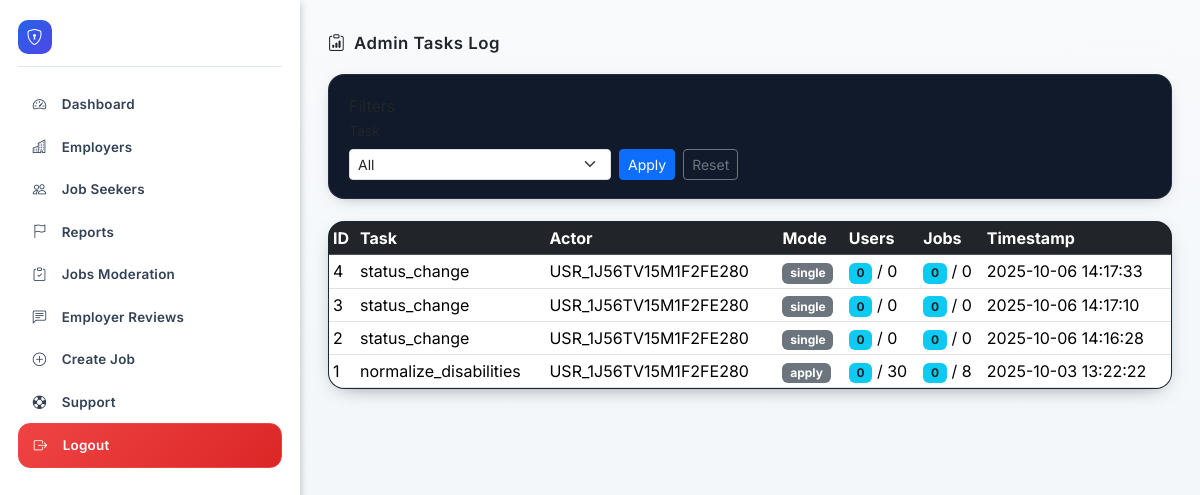
Page /admin_tasks_log.php (signed in) on the earlier database version.
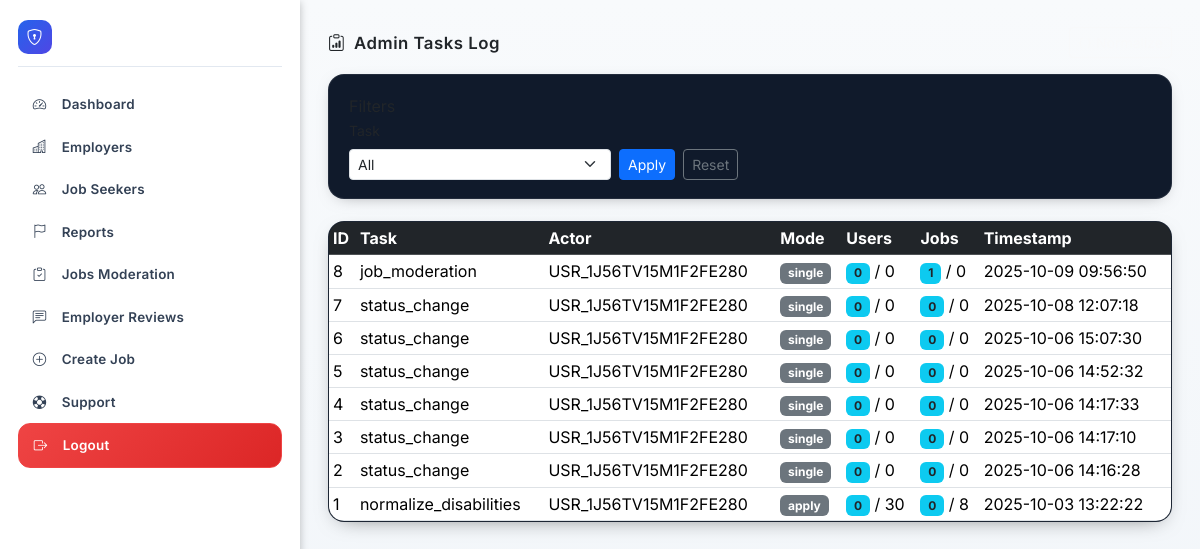
Same page on the later database version.
### tables this page shows
CREATE TABLE `admin_tasks_log` (
  `id` int(11) NOT NULL,
  `task` varchar(100) NOT NULL,
  `actor_user_id` varchar(40) NOT NULL,
  `mode` varchar(20) NOT NULL,
  `users_scanned` int(11) NOT NULL DEFAULT 0,
  `users_updated` int(11) NOT NULL DEFAULT 0,
  `jobs_scanned` int(11) NOT NULL DEFAULT 0,
  `jobs_updated` int(11) NOT NULL DEFAULT 0,
  `details` text DEFAULT NULL,
  `created_at` timestamp NOT NULL DEFAULT current_timestamp()
);

### admin_tasks_log.php (the view, shortened to what this page needs)
<?php
$pdo = Database::getConnection();
$page = max(1, (int)($_GET['p'] ?? 1));
$perPage = 20;
$offset = ($page - 1) * $perPage;
$where = '1=1';
$rows = [];
try {
    $sql = "SELECT id, task, actor_user_id, mode, users_scanned, users_updated, jobs_scanned, jobs_updated, created_at FROM admin_tasks_log WHERE $where ORDER BY created_at DESC LIMIT ? OFFSET ?";
    $st = $pdo->prepare($sql);
    $i = 1;
    $st->bindValue($i++, $perPage, PDO::PARAM_INT);
    $st->bindValue($i++, $offset, PDO::PARAM_INT);
    $st->execute();
    $rows = $st->fetchAll(PDO::FETCH_ASSOC) ?: [];
} catch (Throwable $e) {
    $rows = [];
}
include 'includes/header.php';
?>
<div class="admin-layout">
    <?php $currentPage = 'admin_tasks_log.php';
    include 'includes/admin_sidebar.php'; ?>
    <div class="admin-main">
        <div class="dash-header" style="display:flex;align-items:center;justify-content:space-between;gap:1rem;margin-bottom:1rem;flex-wrap:wrap;">
            <h2 style="font-size:1.05rem;font-weight:600;letter-spacing:.5px;display:flex;align-items:center;gap:.55rem;margin:0"><i class="bi bi-clipboard-data"></i> Admin Tasks Log</h2>
            <div class="d-flex gap-2">
                <a href="admin_normalize_disabilities_ui.php" class="btn btn-sm btn-outline-light"><i class="bi bi-braces me-1"></i>Normalize</a>
            </div>
        </div>
        <div class="section-card" style="border:1px solid rgba(255,255,255,.08);background:#101a2b;border-radius:16px;padding:1.15rem 1.25rem;margin-bottom:1.4rem;box-shadow:0 4px 18px -10px rgba(0,0,0,.55);">
            <div class="section-title">Filters</div>
            <form class="row g-2 align-items-end" method="get">
                <div class="col-md-4">
                    <label class="form-label small">Task</label>
                    <select name="task" class="form-select form-select-sm">
                        <option value="">All</option>
                    </select>
                </div>
                <div class="col-auto"><button class="btn btn-sm btn-primary">Apply</button></div>
                <div class="col-auto"><a class="btn btn-sm btn-outline-secondary" href="admin_tasks_log.php">Reset</a></div>
            </form>
        </div>
        <div class="table-wrapper" style="position:relative;border:1px solid rgba(255,255,255,.06);background:#0f1827;border-radius:16px;overflow:hidden;box-shadow:0 6px 22px -12px rgba(0,0,0,.65)">
            <div class="table-responsive">
                <table class="table table-sm mb-0">
                    <thead class="table-dark">
                        <tr>
                            <th>ID</th>
                            <th>Task</th>
                            <th>Actor</th>
                            <th>Mode</th>
                            <th>Users</th>
                            <th>Jobs</th>
                            <th>Timestamp</th>
                        </tr>
                    </thead>
                    <tbody>
                        <?php if (!$rows): ?>
                            <tr>
                                <td colspan="7" class="text-center text-secondary">No logs found.</td>
                            </tr>
                            <?php else: foreach ($rows as $r): ?>
                                <tr>
                                    <td><?php echo (int)$r['id']; ?></td>
                                    <td><?php echo htmlspecialchars($r['task']); ?></td>
                                    <td><?php echo htmlspecialchars($r['actor_user_id']); ?></td>
                                    <td><span class="badge bg-secondary"><?php echo htmlspecialchars($r['mode']); ?></span></td>
                                    <td><span class="badge bg-info text-dark"><?php echo (int)$r['users_updated']; ?></span> / <?php echo (int)$r['users_scanned']; ?></td>
                                    <td><span class="badge bg-info text-dark"><?php echo (int)$r['jobs_updated']; ?></span> / <?php echo (int)$r['jobs_scanned']; ?></td>
                                    <td><?php echo htmlspecialchars($r['created_at']); ?></td>
                                </tr>
                        <?php endforeach;
                        endif; ?>
                    </tbody>
                </table>
            </div>
        </div>
    </div>
</div>
<?php include 'includes/footer.php'; ?>

### includes/header.php (shortened to what this page needs)
<!doctype html>
<html lang="en" data-bs-theme="light">
<head>
<link href="https://cdn.jsdelivr.net/npm/bootstrap@5.3.3/dist/css/bootstrap.min.css" rel="stylesheet">
<link href="https://cdn.jsdelivr.net/npm/bootstrap-icons@1.11.3/font/bootstrap-icons.min.css" rel="stylesheet">
<?php $BASE = rtrim(BASE_URL, '/'); ?>
<link href="<?php echo $BASE; ?>/assets/styles.css?v=20250926b" rel="stylesheet">
</head>
<body>
<div class="page-wrapper">
  <main class="flex-grow-1">

### includes/admin_sidebar.php (shortened to what this page needs)
<?php
$adminNavItems = [
  ['file' => 'admin_dashboard.php', 'icon' => 'speedometer2', 'label' => 'Dashboard'],
  ['file' => 'admin_employers.php', 'icon' => 'buildings', 'label' => 'Employers'],
  ['file' => 'admin_job_seekers.php', 'icon' => 'people', 'label' => 'Job Seekers'],
  ['file' => 'admin_reports.php', 'icon' => 'flag', 'label' => 'Reports'],
  ['file' => 'admin_jobs_moderation.php', 'icon' => 'clipboard-check', 'label' => 'Jobs Moderation'],
  ['file' => 'admin_employer_reviews.php', 'icon' => 'chat-left-text', 'label' => 'Employer Reviews'],
  ['file' => 'admin_jobs_create.php', 'icon' => 'plus-circle', 'label' => 'Create Job'],
  ['file' => 'admin_support_tickets.php', 'icon' => 'life-preserver', 'label' => 'Support'],
  ['file' => 'logout.php', 'icon' => 'box-arrow-right', 'label' => 'Logout', 'class' => 'logout', 'confirm' => true],
];
?>
<aside class="admin-sidebar" id="adminSidebar" aria-label="Admin navigation">
  <div class="admin-sidebar-inner">
    <div class="admin-brand d-flex align-items-center mb-3">
      <span class="admin-brand-icon me-2"><i class="bi bi-shield-lock"></i></span>
      <span class="fw-semibold small">Admin Panel</span>
    </div>
    <nav class="admin-nav flex-grow-1">
      <ul class="list-unstyled m-0 p-0">
        <?php foreach ($adminNavItems as $item):
          $active = ($currentPage === $item['file']);
          $extraClass = isset($item['class']) ? ' '.$item['class'] : '';
        ?>
          <li>
            <a href="<?php echo $item['file']; ?>" class="admin-nav-link <?php echo $active?'active':''; ?><?php echo $extraClass; ?>" aria-current="<?php echo $active?'page':'false'; ?>"
               <?php if (!empty($item['confirm'])): ?> data-confirm-title="Log out" data-confirm="Are you sure you want to log out?" data-confirm-yes="Yes, log out" data-confirm-no="Cancel"<?php endif; ?>>
              <i class="bi bi-<?php echo $item['icon']; ?> me-2"></i>
              <span><?php echo htmlspecialchars($item['label']); ?></span>
            </a>
          </li>
        <?php endforeach; ?>
      </ul>
    </nav>
  </div>
</aside>

### includes/footer.php (shortened to what this page needs)
</main>
</div>
</body>
</html>

### includes/header.php (style rules this page uses)
.page-wrapper { min-height: 100vh; display: flex; flex-direction: column; }
main.flex-grow-1 { flex: 1 0 auto; padding-bottom: 1.25rem; }
body { font-family: 'Inter', system-ui, -apple-system, "Segoe UI", Roboto, Ubuntu, sans-serif; }
main.flex-grow-1 { padding-bottom: 0 !important; }
.admin-main { padding-bottom: 1.25rem !important; }
.admin-layout { min-height: 100vh; }

### includes/admin_sidebar.php (style rules this page uses)
:root { --admin-sidebar-width: 300px; --admin-sidebar-bg: #0f172a; --admin-sidebar-bg-alt: #1e293b; --admin-sidebar-border: #1e293b; --admin-sidebar-link: #d1d5db; --admin-sidebar-link-hover: #fff; --admin-sidebar-link-active-bg: linear-gradient(90deg,#2563eb,#4f46e5); --admin-sidebar-link-active: #fff; }
@media (prefers-color-scheme: light) { :root { --admin-sidebar-bg:#ffffff; --admin-sidebar-bg-alt:#f1f5f9; --admin-sidebar-border:#e2e8f0; --admin-sidebar-link:#334155; --admin-sidebar-link-hover:#1e293b; } }
.admin-layout { display:flex; align-items:stretch; }
.admin-sidebar { width:var(--admin-sidebar-width); background:var(--admin-sidebar-bg); color:#fff; min-height:calc(100vh - 0px); position:relative; z-index:1040; box-shadow:2px 0 8px -2px rgba(0,0,0,.25); }
.admin-sidebar-inner { padding:1.25rem 1.1rem 1.4rem; display:flex; flex-direction:column; height:100%; }
.admin-brand-icon { display:inline-flex; width:34px; height:34px; align-items:center; justify-content:center; background:linear-gradient(135deg,#2563eb,#4f46e5); border-radius:10px; font-size:1rem; color:#fff; }
.admin-nav-link { display:flex; align-items:center; gap:.45rem; padding:.7rem .95rem; border-radius:.75rem; font-size:.84rem; font-weight:600; text-decoration:none; color:var(--admin-sidebar-link); position:relative; letter-spacing:.25px; transition:background .15s,color .15s, box-shadow .15s; }
.admin-nav-link.logout { background:linear-gradient(135deg,#b91c1c,#7f1d1d); color:#fff; border:1px solid rgba(239,68,68,.6); }
@media (prefers-color-scheme: light) { .admin-nav-link.logout { background:linear-gradient(135deg,#ef4444,#dc2626); color:#fff; border-color:#ef4444; } }
.admin-brand { padding-bottom:.75rem; margin-bottom:1rem; border-bottom:1px solid rgba(255,255,255,.08); }
@media (prefers-color-scheme: light) { .admin-brand { border-color: #e2e8f0; } }
.admin-main { flex:1; padding:1.7rem 1.75rem 2.75rem; background:linear-gradient(180deg,#f8fafc,#f1f5f9); min-height:100vh; }
.admin-sidebar { overflow-y:auto; }

Differences in the rows shown:
added admin_tasks_log: id "8", task "job_moderation", actor_user "USR_1J56TV15M1F2FE280", mode "single", users_updated "0", users_scanned "0", jobs_updated "1", jobs_scanned "0", created_at "2025-10-09 09:56:50"
added admin_tasks_log: id "7", task "status_change", actor_user "USR_1J56TV15M1F2FE280", mode "single", users_updated "0", users_scanned "0", jobs_updated "0", jobs_scanned "0", created_at "2025-10-08 12:07:18"
added admin_tasks_log: id "6", task "status_change", actor_user "USR_1J56TV15M1F2FE280", mode "single", users_updated "0", users_scanned "0", jobs_updated "0", jobs_scanned "0", created_at "2025-10-06 15:07:30"
added admin_tasks_log: id "5", task "status_change", actor_user "USR_1J56TV15M1F2FE280", mode "single", users_updated "0", users_scanned "0", jobs_updated "0", jobs_scanned "0", created_at "2025-10-06 14:52:32"
